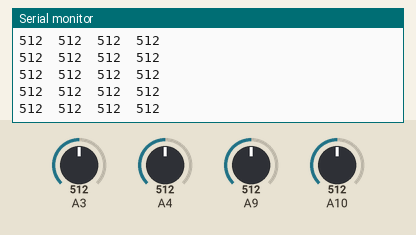
A sketch run on a simulated Arduino Mega 2560, built with avr-gcc and run on an emulated ATmega2560. On the bench: the last lines printed to the serial monitor. Inputs (shaded band) come from the test bench; at power-on: A3 = 512, A4 = 512, A9 = 512, A10 = 512.

Above: at 1.2 s.
1.3 s: A3 set to 716
At 1.32 s:
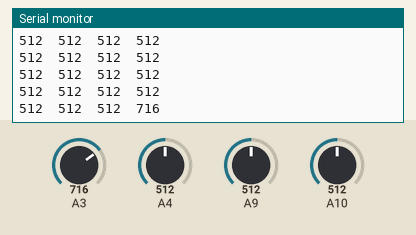
2.8 s: A4 set to 716
At 2.84 s:
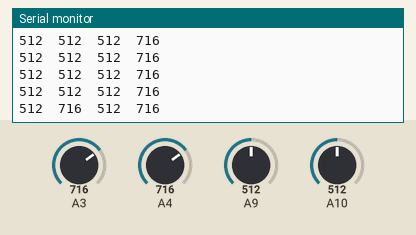
4.3 s: A9 set to 716
At 4.35 s:
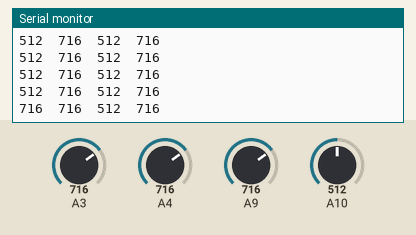
5.8 s: A10 set to 716
At 5.87 s:
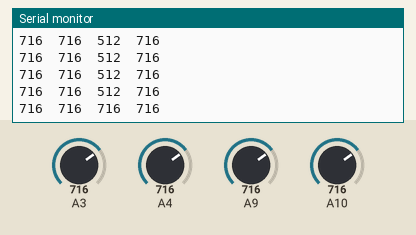
8.8 s: A3 set to 992
At 8.8 s:
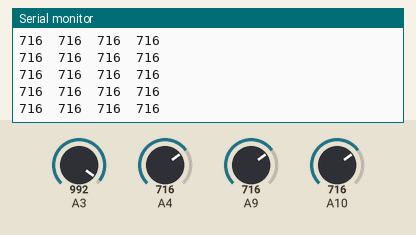
10.3 s: A4 set to 992
At 10.32 s:
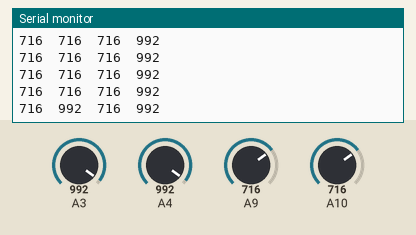
Timing chart, 0 to 12.8 s (numbered marks = the images above; inputs shaded):
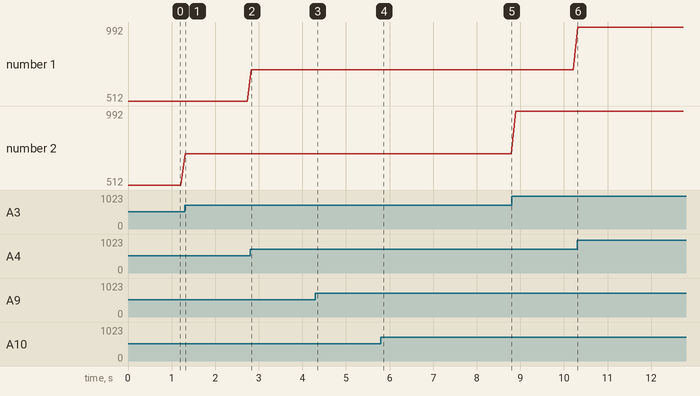

Measured:
- after the input at 1.3 s, the serial monitor: prints a new line at once (image 1)
- after the input at 2.8 s, the serial monitor: prints a new line at once (image 2)
- after the input at 4.3 s, the serial monitor: prints a new line after 0.05 s (image 3)
- after the input at 5.8 s, the serial monitor: prints a new line after 0.06 s (image 4)
- after the input at 10.3 s, the serial monitor: prints a new line at once (image 6)
- plotted number 2: 512 → 716 after the input at 1.3 s, 716 → 992 after the input at 8.8 s

The sketch:

AnalogReadSerial.ino
```cpp
void setup() {
  Serial.begin(9600);
}

void loop() {
  Serial.print(analogRead(A9));
  Serial.print("\t");
  Serial.print(analogRead(A4));
  Serial.print("\t");
  Serial.print(analogRead(A10));
  Serial.print("\t");
  Serial.print(analogRead(A3));
  Serial.print("\n");
  delay(100);
}
```
